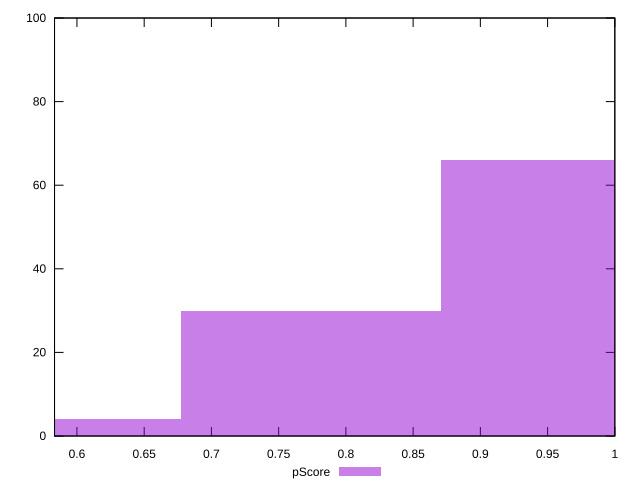

The gnuplot source for this figure:
reset

$pScore <<EOF
0.9674440466568726 66
0.5804664279941236 4
0.7739552373254981 30
EOF

set key outside below
set boxwidth 0.19348880933137452
set xrange [0.5833333333333334:1]
set yrange [0:100]
set trange [0:100]
set style fill transparent solid 0.5 noborder
set terminal svg size 640, 490 enhanced background rgb 'white'
set output "report_00015_2021-02-09T16-11-33.973Z/unused-css-rules/samples/pages+cached/pScore/histogram.svg"

plot $pScore title "pScore" with boxes

reset
